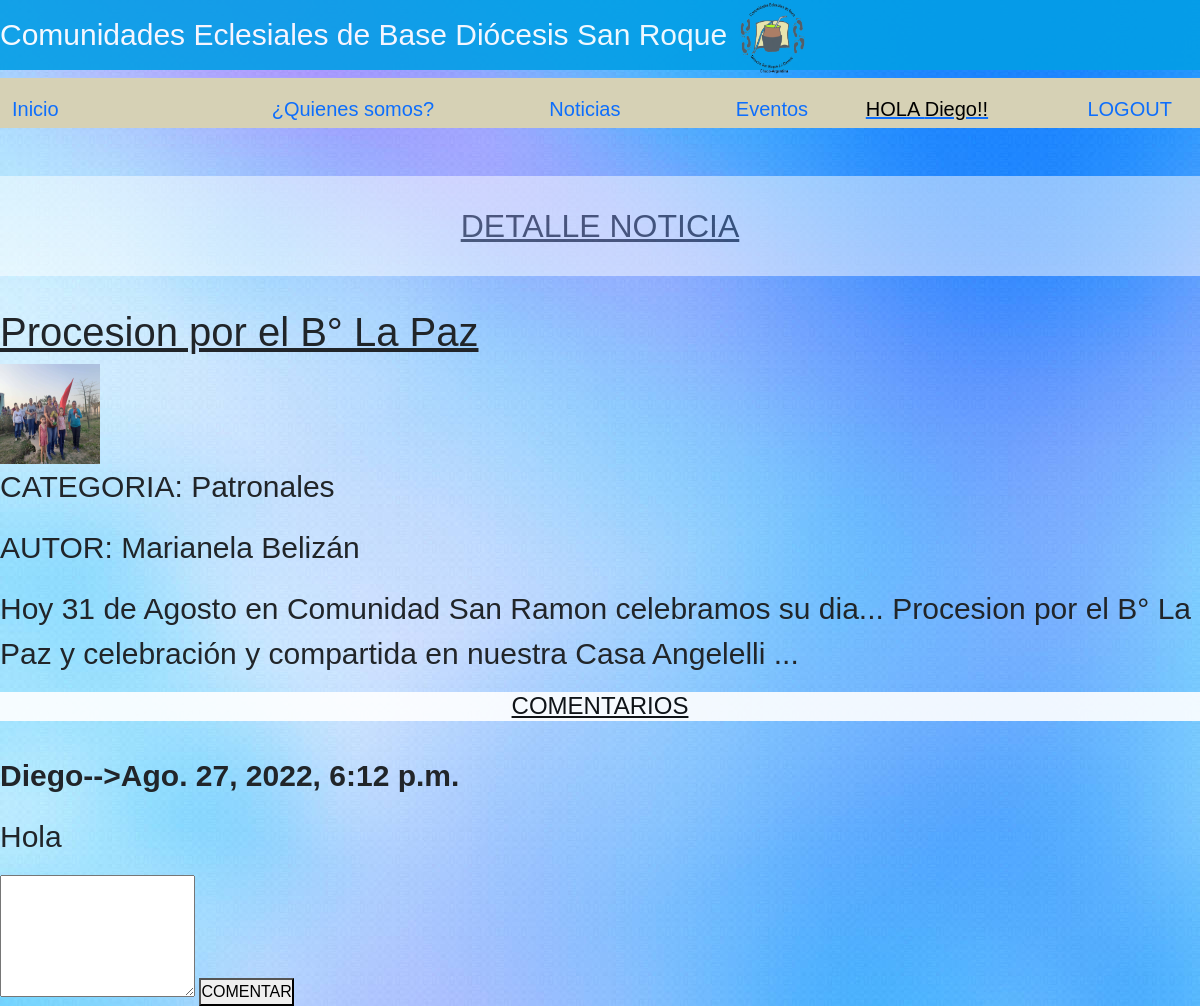
Page /Noticias/detalle/3 (signed in) on the committed database.
### apps/usuarios/models.py (models this page shows)
class Usuario(AbstractUser):
    pass

### apps/noticias/models.py (models this page shows, shortened)
class Noticia(models.Model):
	titulo = models.CharField(max_length = 120)
	creado = models.DateField(auto_now_add = True)
	cuerpo = models.TextField()
	autor = models.CharField(max_length = 50, null=True, blank = True)
	imagen = models.ImageField(upload_to = 'noticias', null=True, blank = True)
	categoria = models.ForeignKey(Categoria, on_delete = models.CASCADE, null = True)
	def obtener_mis_comentarios(self):
		return self.mis_comentarios.all()

class Categoria(models.Model):
	nombre = models.CharField(max_length = 60)
	descripcion = models.CharField(max_length = 250, null = True, blank = True)

class Comentario(models.Model):
	noticia = models.ForeignKey(Noticia, related_name = 'mis_comentarios', on_delete = models.CASCADE)
	texto = models.TextField()
	creado = models.DateTimeField(auto_now_add = True)
	usuario = models.ForeignKey(Usuario, related_name = 'usuario_comentario' , on_delete = models.CASCADE)

### apps/noticias/views.py (the view)
# urls.py: path('detalle/<int:pk>', views.Detalle_Noticia_Clase.as_view(), name = 'detalle_noticias'),
class Detalle_Noticia_Clase(LoginRequiredMixin,DetailView):
	model = Noticia
	template_name = 'noticias/detalle_noticia.html'

### templates/noticias/detalle_noticia.html
{% extends 'base.html' %}
{% load static %}
{% block contenido %}
	<h2><ins>DETALLE NOTICIA</ins></h2>
	<br>
	<h3><ins>{{object.titulo}}</ins></h3>
	{% if object.imagen %}
	<img src="{{ object.imagen.url }}" width="100px" height="100px">
{% else %}
	<p>NO TIENE IMAGEN </p>
{% endif %}
	<p>CATEGORIA: {{ object.categoria.nombre }}</p>
	{% if object.autor %}
		<p>AUTOR: {{ object.autor }}</p>
	{% endif %}
	<p>{{ object.cuerpo }}</p>
	<h4><ins>COMENTARIOS</ins></h4><br>
	{% for x in object.obtener_mis_comentarios %}
		<b><p>{{x.usuario}}-->{{x.creado}}</p></b>
		<p>{{x.texto}}</p>
	{% endfor %}
	{% if user.is_authenticated %}
		<form method="POST" action="{% url 'noticias:agregar_comentario' object.pk %}">{% csrf_token %}
			<textarea rows="5" name="coment">
			</textarea>
			<button type="submit">COMENTAR</button>
		</form>
	{% endif %}
{% endblock contenido %}

### templates/base.html (shortened to what this page needs)
{% load static %}
<link href="https://cdn.jsdelivr.net/npm/bootstrap@5.0.2/dist/css/bootstrap.min.css" rel="stylesheet">
<!DOCTYPE html>
<html>
<head>
	<link rel="stylesheet" type="text/css" href="{% static 'css/main.css' %}">
</head>
<body>
 <header>
	<div class="header-content">
		<div class="logo">
			<h1>Comunidades Eclesiales de Base Diócesis San Roque <a class="navbar-item" href="{% url 'home' %}"><img src="{% static 'img/mate.png' %}" width="75" height="75" alt="Logo"></a></h1>
		</div>
		<div class="menu">
			<nav>
				<nav class="navbar">
					<div class="container-fluid">
						<a class="navbar-brand" href="{% url 'home' %}">Inicio</a>
						<button class="navbar-toggler" type="button" data-bs-toggle="collapse" data-bs-target="#navbarNav" aria-controls="navbarNav" aria-expanded="false" aria-label="Toggle navigation">
						  <span class="navbar-toggler-icon"></span>
						</button>
						<a class="nav-item">
							<a class="nav-link" href="{%url 'somos:quienes_somos'%}">¿Quienes somos?</a>
						  <a class="nav-item">
							<a class="nav-link" href="{% url 'noticias:listar_noticias' %}">Noticias</a>
						  <a class="nav-item">
							<a class="nav-link" href="{% url 'eventos:ver_eventos' %}">Eventos</a>
						  <a class="nav-item">
							{% if user.is_authenticated %}
								<span>HOLA {{user.username}}!!</span>
								<a class="nav-link" href="{% url 'logout' %}">LOGOUT</a>
							{% else %}
								<a class="nav-item"></a>
								<a class="nav-link" href="{% url 'login' %}">LOGIN</a>
								<a class="nav-item"></a>
								<a class="nav-link" href="{% url 'usuarios:registro' %}">REGISTRAR</a>
							{% endif %}
			</nav>
		</div>
	</div>
	<br><br>
	{% block contenido %}
	{% endblock contenido %}
</header>
</body>
</html>

### static/css/main.css (style rules this page uses)
* { margin: 0px; padding: 0px; }
body { background-image: url(../img/otrofondo.jpg) ; font-family: 'Gill Sans', 'Gill Sans MT', Calibri, 'Trebuchet MS', sans-serif, Helvetica, sans-serif; }
header h1 { background: #039ee6; opacity: 0.9; height: 70px; width: 100%; text-align: left; line-height: 50px; color: #ffffff; font-size: 30px; }
nav { background: #d6d1b5; height: 50px; font-family: sans-serif; font-size: 20; color: #ffffff; }
h2 { opacity: 0.9; background: #ffffff; color: #000000; line-height: 100px; text-align: center; opacity: 0.5; }
h3 { font-size: 40; tex }
h4 { color: #000000; text-align: center; background: #ffffff; opacity: 0.9; }
p { font-size: 30; }
h1 { color:#000000; }
span { color: black; font-size: 20; }

### rows in the picture
Usuario: username "Diego"
Noticia: titulo "Procesion por el B° La Paz", imagen (picture), categoria.nombre "Patronales", autor "Marianela Belizán", cuerpo "Hoy 31 de Agosto en Comunidad San Ramon celebramos su dia... Procesion por el B° La Paz y celebración y compartida en nuestra Casa Angelelli ..."
Comentario: usuario "Diego", creado "Ago. 27, 2022, 6:12 p.m.", texto "Hola"
